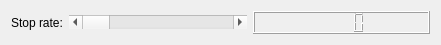
   <widget class="QWidget" name="horizontalLayoutWidget_2">
    <property name="geometry">
     <rect>
      <x>880</x>
      <y>0</y>
      <width>441</width>
      <height>41</height>
     </rect>
    </property>
    <layout class="QHBoxLayout" name="horizontalLayout_2">
     <item>
      <widget class="QLabel" name="label_SR">
       <property name="text">
        <string>Stop rate:</string>
       </property>
      </widget>
     </item>
     <item>
      <widget class="QScrollBar" name="horizScrollBar_StopRate">
       <property name="sizePolicy">
        <sizepolicy hsizetype="Minimum" vsizetype="Fixed">
         <horstretch>1</horstretch>
         <verstretch>0</verstretch>
        </sizepolicy>
       </property>
       <property name="minimum">
        <number>80</number>
       </property>
       <property name="maximum">
        <number>99</number>
       </property>
       <property name="pageStep">
        <number>1</number>
       </property>
       <property name="orientation">
        <enum>Qt::Horizontal</enum>
       </property>
      </widget>
     </item>
     <item>
      <widget class="QLCDNumber" name="lcdNumber_StopRate">
       <property name="sizePolicy">
        <sizepolicy hsizetype="Minimum" vsizetype="Minimum">
         <horstretch>1</horstretch>
         <verstretch>0</verstretch>
        </sizepolicy>
       </property>
       <property name="layoutDirection">
        <enum>Qt::LeftToRight</enum>
       </property>
       <property name="lineWidth">
        <number>1</number>
       </property>
       <property name="smallDecimalPoint">
        <bool>true</bool>
       </property>
       <property name="digitCount">
        <number>4</number>
       </property>
      </widget>
     </item>
    </layout>
   </widget>
